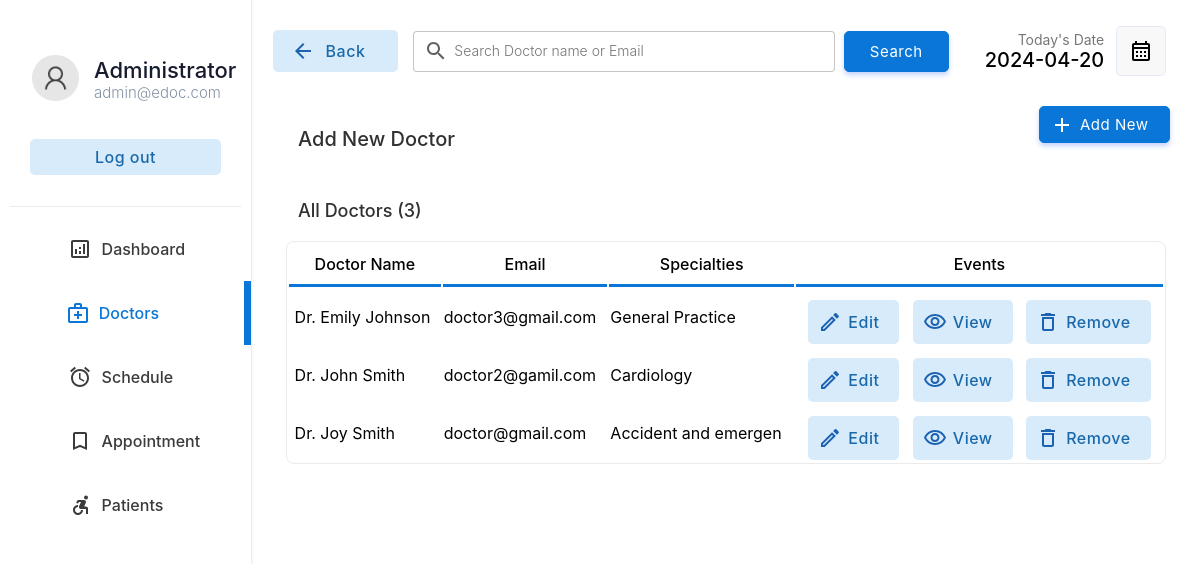
The app's page /doctor/doctors.php (signed in) with its own data.
### tables this page shows
CREATE TABLE IF NOT EXISTS `doctor` (
  `docid` int NOT NULL AUTO_INCREMENT,
  `docemail` varchar(255) DEFAULT NULL,
  `docname` varchar(255) DEFAULT NULL,
  `docpassword` varchar(255) DEFAULT NULL,
  `docnic` varchar(15) DEFAULT NULL,
  `doctel` varchar(15) DEFAULT NULL,
  `specialties` int DEFAULT NULL,
  PRIMARY KEY (`docid`),
  KEY `specialties` (`specialties`)
);

CREATE TABLE IF NOT EXISTS `specialties` (
  `id` int NOT NULL,
  `sname` varchar(50) DEFAULT NULL,
  PRIMARY KEY (`id`)
);

### doctor/doctors.php (the view, shortened to what this page needs)
<!DOCTYPE html>
<html lang="en">
<head>
    <link rel="stylesheet" href="../css/animations.css">
    <link rel="stylesheet" href="../css/main.css">
    <link rel="stylesheet" href="../css/admin.css">
</head>
<body>
    <?php
    include("../connection.php");
    ?>
    <div class="container">
        <div class="menu">
            <table class="menu-container" border="0">
                <tr>
                    <td style="padding:10px" colspan="2">
                        <table border="0" class="profile-container">
                            <tr>
                                <td width="30%" style="padding-left:20px" >
                                    <img src="../img/user.png" alt="" width="100%" style="border-radius:50%">
                                </td>
                                <td style="padding:0px;margin:0px;">
                                    <p class="profile-title">Administrator</p>
                                    <p class="profile-subtitle">admin@edoc.com</p>
                                </td>
                            </tr>
                            <tr>
                                <td colspan="2">
                                <a href="../logout.php" ><input type="button" value="Log out" class="logout-btn btn-primary-soft btn"></a>
                                </td>
                            </tr>
                    </table>
                    </td>
                </tr>
                <tr class="menu-row" >
                    <td class="menu-btn menu-icon-dashbord" >
                        <a href="index.php" class="non-style-link-menu"><div><p class="menu-text">Dashboard</p></a></div></a>
                <tr class="menu-row">
                    <td class="menu-btn menu-icon-doctor menu-active menu-icon-doctor-active">
                        <a href="doctors.php" class="non-style-link-menu non-style-link-menu-active"><div><p class="menu-text">Doctors</p></a></div>
                <tr class="menu-row" >
                    <td class="menu-btn menu-icon-schedule">
                        <a href="schedule.php" class="non-style-link-menu"><div><p class="menu-text">Schedule</p></div></a>
                    </td>
                </tr>
                <tr class="menu-row">
                    <td class="menu-btn menu-icon-appoinment">
                        <a href="appointment.php" class="non-style-link-menu"><div><p class="menu-text">Appointment</p></a></div>
                    </td>
                </tr>
                <tr class="menu-row" >
                    <td class="menu-btn menu-icon-patient">
                        <a href="patient.php" class="non-style-link-menu"><div><p class="menu-text">Patients</p></a></div>
                    </td>
                </tr>
        <div class="dash-body">
            <table border="0" width="100%" style=" border-spacing: 0;margin:0;padding:0;margin-top:25px; ">
                <tr >
                    <td width="13%">
                        <a href="doctors.php" ><button  class="login-btn btn-primary-soft btn btn-icon-back"  style="padding-top:11px;padding-bottom:11px;margin-left:20px;width:125px"><font class="tn-in-text">Back</font></button></a>
                    </td>
                    <td>
                        <form action="" method="post" class="header-search">
                            <input type="search" name="search" class="input-text header-searchbar" placeholder="Search Doctor name or Email" list="doctors">&nbsp;&nbsp;
                            <?php
                                $list11 = $database->query("select  docname,docemail from  doctor;");
?>
                            <input type="Submit" value="Search" class="login-btn btn-primary btn" style="padding-left: 25px;padding-right: 25px;padding-top: 10px;padding-bottom: 10px;">
                        </form>
                    </td>
                    <td width="15%">
                        <p style="font-size: 14px;color: rgb(119, 119, 119);padding: 0;margin: 0;text-align: right;">
                            Today's Date
                        </p>
                        <p class="heading-sub12" style="padding: 0;margin: 0;">
                            <?php
                        $date = date('Y-m-d');
                        echo $date;
                        ?>
                        </p>
                    </td>
                    <td width="10%">
                        <button  class="btn-label"  style="display: flex;justify-content: center;align-items: center;"><img src="../img/calendar.svg" width="100%"></button>
                    </td>
                </tr>
                <tr >
                    <td colspan="2" style="padding-top:30px;">
                        <p class="heading-main12" style="margin-left: 45px;font-size:20px;color:rgb(49, 49, 49)">Add New Doctor</p>
                    </td>
                    <td colspan="2">
                        <a href="?action=add&id=none&error=0" class="non-style-link"><button  class="login-btn btn-primary btn button-icon"  style="display: flex;justify-content: center;align-items: center;margin-left:75px;background-image: url('../img/icons/add.svg');">Add New</font></button>
                            </a></td>
                </tr>
                <tr>
                    <td colspan="4" style="padding-top:10px;">
                        <p class="heading-main12" style="margin-left: 45px;font-size:18px;color:rgb(49, 49, 49)">All Doctors (<?php echo $list11->num_rows; ?>)</p>
                    </td>
                </tr>
                <?php
                    if($_POST){
                        $keyword=$_POST["search"];
                        $sqlmain= "select * from doctor where docemail='$keyword' or docname='$keyword' or docname like '$keyword%' or docname like '%$keyword' or docname like '%$keyword%'";
                    }else{
                        $sqlmain= "select * from doctor order by docid desc";
                    }
                ?>
                <tr>
                   <td colspan="4">
                       <center>
                        <div class="abc scroll">
                        <table width="93%" class="sub-table scrolldown" border="0">
                        <thead>
                        <tr>
                                <th class="table-headin">
                                Doctor Name
                                </th>
                                <th class="table-headin">
                                    Email
                                </th>
                                <th class="table-headin">
                                    Specialties
                                </th>
                                <th class="table-headin">
                                    Events
                                </tr>
                        </thead>
                        <tbody>
                            <?php
                                $result= $database->query($sqlmain);
                                if($result->num_rows==0){
                                    echo '<tr>
                                    <td colspan="4">
                                    <br><br><br><br>
                                    <center>
                                    <img src="../img/notfound.svg" width="25%">
                                    <br>
                                    <p class="heading-main12" style="margin-left: 45px;font-size:20px;color:rgb(49, 49, 49)">We  couldnt find anything related to your keywords !</p>
                                    <a class="non-style-link" href="doctors.php"><button  class="login-btn btn-primary-soft btn"  style="display: flex;justify-content: center;align-items: center;margin-left:20px;">&nbsp; Show all Doctors &nbsp;</font></button>
                                    </a>
                                    </center>
                                    <br><br><br><br>
                                    </td>
                                    </tr>';
                                }
                                else{
                                for ( $x=0; $x<$result->num_rows;$x++){
                                    $row=$result->fetch_assoc();
                                    $docid=$row["docid"];
                                    $name=$row["docname"];
                                    $email=$row["docemail"];
                                    $spe=$row["specialties"];
                                    $spcil_res= $database->query("select sname from specialties where id='$spe'");
                                    $spcil_array= $spcil_res->fetch_assoc();
                                    $spcil_name=$spcil_array["sname"];
                                    echo '<tr>
                                        <td> &nbsp;'.
                                        substr($name,0,30)
                                        .'</td>
                                        <td>
                                        '.substr($email,0,20).'
                                        </td>
                                        <td>
                                            '.substr($spcil_name,0,20).'
                                        </td>
                                        <td>
                                        <div style="display:flex;justify-content: center;">
                                        <a href="?action=edit&id='.$docid.'&error=0" class="non-style-link"><button  class="btn-primary-soft btn button-icon btn-edit"  style="padding-left: 40px;padding-top: 12px;padding-bottom: 12px;margin-top: 10px;"><font class="tn-in-text">Edit</font></button></a>
                                        &nbsp;&nbsp;&nbsp;
                                        <a href="?action=view&id='.$docid.'" class="non-style-link"><button  class="btn-primary-soft btn button-icon btn-view"  style="padding-left: 40px;padding-top: 12px;padding-bottom: 12px;margin-top: 10px;"><font class="tn-in-text">View</font></button></a>
                                       &nbsp;&nbsp;&nbsp;
                                       <a href="?action=drop&id='.$docid.'&name='.$name.'" class="non-style-link"><button  class="btn-primary-soft btn button-icon btn-delete"  style="padding-left: 40px;padding-top: 12px;padding-bottom: 12px;margin-top: 10px;"><font class="tn-in-text">Remove</font></button></a>
                                        </div>
                                        </td>
                                    </tr>';
                                }
                            }
                            ?>
                            </tbody>
                        </table>
                        </div>
                        </center>
                   </td>
                </tr>
            </table>
        </div>
</body>
</html>

### css/main.css (style rules this page uses)
:root { --primarycolor: #0A76D8; --primarycolorhover: #006dd3; --btnice:#D8EBFA; --btnnicetext:#1b62b3; }
body { margin: 0; padding: 0; border-spacing: 0; font-family: 'Inter', sans-serif; }
.input-text { border-radius: 4px; border: 0.5px solid rgb(226, 226, 226); padding: 10px; width: 92%; transition: 0.2s; outline: none; }
.input-text { border: 1px solid #e9ecef; font-size: 14px; line-height: 26px; background-color: #fff; display: block; width: 100%; padding: .375rem .75rem; font-weight: 300; line-height: 1.5; color: #212529; background-color: #fff; background-clip: padding-box; -webkit-appearance: none; -moz-appearance: none; appearance: none; border-radius: .25rem; transition: border-color .15s ease-in-out,box-shadow .15s ease-in-out; }
.input-text::placeholder { font-family: 'Inter', sans-serif; }
.btn { cursor: pointer; padding: 8px 20px; outline: none; text-decoration: none; font-size: 15px; letter-spacing: 0.5px; transition: all 0.3s; border-radius: 5px; font-family: 'Inter', sans-serif; }
.btn-primary { background-color: var(--primarycolor) ; border: 1px solid var(--primarycolor) ; color: #fff ; box-shadow: 0 3px 5px 0 rgba(57,108,240,0.3); }
.btn-primary-soft { background-color: #D8EBFA ; color: #1969AA; font-weight: 500; font-size: 16px; border: none; }
.non-style-link:link, .non-style-link:visited, .non-style-link:hover, .non-style-link:active { text-decoration: none; color: rgb(43, 43, 43); }
.btn-label { margin-left: 10px; padding: 12px 12px; outline: none; text-decoration: none; font-size: 15px; letter-spacing: 0.5px; transition: all 0.3s; border-radius: 5px; background-color: #f0f0f073; border: 1px solid rgba(57,108,240,0.1) ; font-family: 'Inter', sans-serif; }
.sub-table { border: 1px solid #ebebeb; border-radius: 8px; }
.table-headin { font-size: 16px; font-weight: 500; padding: 10px; border-bottom: 3px solid var(--primarycolor); }
.abc { width: 100%; height: 550px; overflow: auto; }
input[type=search] { background-image: url('../img/search.svg'); background-position: 10px 50%; background-repeat: no-repeat; transition: 0.5s; padding: 8px 20px 8px 40px; }
.button-icon { background-position: 10px 50%; background-repeat: no-repeat; transition: 0.5s; padding: 8px 20px 8px 40px; }
.menu-btn { padding:6px; color: #3b3b3b; background-position: 30% 50%; background-repeat: no-repeat; transition: 0.5s; }
.menu-text { padding-left: 40%; font-weight: 500; font-size: 16px; }
.menu-active { color: var(--primarycolor); border-right: 7px solid var(--primarycolor); background-color: var(); }
.non-style-link-menu:link, .non-style-link-menu:visited, .non-style-link-menu:active { text-decoration: none; color: #3b3b3b; }
.non-style-link-menu-active:link, .non-style-link-menu-active:visited, .non-style-link-menu-active:active { text-decoration: none; color: var(--primarycolor); }
.menu-icon-dashbord { background-image: url('../img/icons/dashboard.svg'); }
.menu-icon-doctor { background-image: url('../img/icons/doctors.svg'); }
.menu-icon-schedule { background-image: url('../img/icons/schedule.svg'); }
.menu-icon-appoinment { background-image: url('../img/icons/book.svg'); }
.menu-icon-patient { background-image: url('../img/icons/patients.svg'); }
.menu-icon-doctor:hover,.menu-icon-doctor-active { color: var(--primarycolor); background-image: url('../img/icons/doctors-hover.svg'); }
.btn-icon-back { background-image: url('../img/icons/back-iceblue.svg'); background-position: 18px 50%; background-repeat: no-repeat; transition: 0.5s; padding: 8px 20px 8px 40px; }
.btn-edit { background-image: url('../img/icons/edit-iceblue.svg'); }
.btn-view { background-image: url('../img/icons/view-iceblue.svg'); }
.btn-delete { background-image: url('../img/icons/delete-iceblue.svg'); }

### doctor/doctors.php (style rules this page uses)
.sub-table { animation: transitionIn-Y-bottom 0.5s; }

### records on screen
doctor: docname "Dr. Emily Johnson", docemail "doctor3@gmail.com", specialties.sname "General Practice"
doctor: docname "Dr. John Smith", docemail "doctor2@gamil.com", specialties.sname "Cardiology"
doctor: docname "Dr. Joy Smith", docemail "doctor@gmail.com", specialties.sname "Accident and emergen"

### other values on screen
$list11->num_rows "3"
